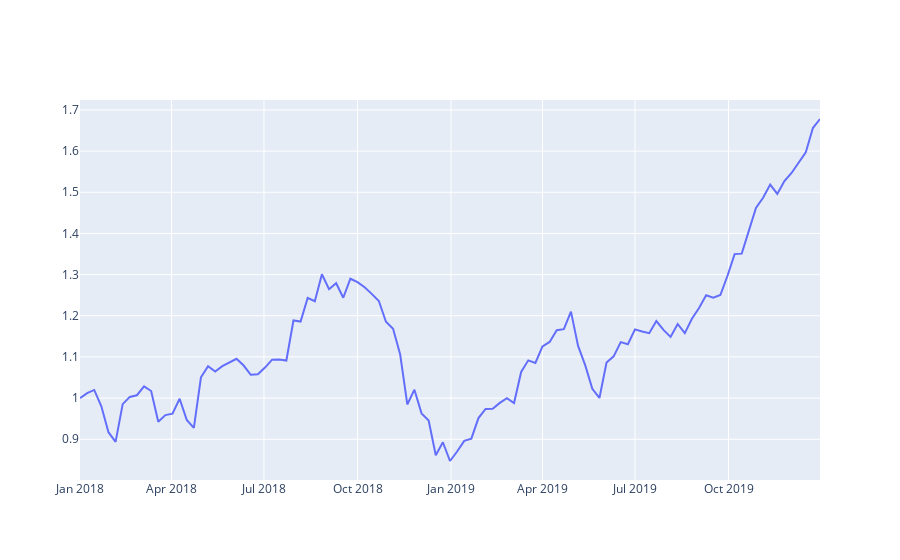

Write notebook code for a chart like this one.
### Code cell
fig.add_trace(go.Scatter(x=df_stocks.date, y=df_stocks.AAPL))
